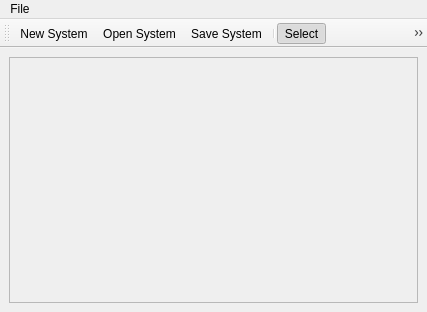
<?xml version="1.0" encoding="UTF-8"?>
<ui version="4.0">
 <class>GraphEditor</class>
 <widget class="QMainWindow" name="GraphEditor">
  <property name="windowModality">
   <enum>Qt::ApplicationModal</enum>
  </property>
  <property name="geometry">
   <rect>
    <x>0</x>
    <y>0</y>
    <width>427</width>
    <height>312</height>
   </rect>
  </property>
  <property name="windowTitle">
   <string>Program Graph Editor</string>
  </property>
  <property name="windowIcon">
   <iconset resource="resources.qrc">
    <normaloff>:/pics/pics/graph.png</normaloff>:/pics/pics/graph.png</iconset>
  </property>
  <property name="styleSheet">
   <string notr="true">QWidget, QMenuBar::item {
	background-color: qlineargradient(x1: 0, y1: 0, x2: 0, y2: 1,
                                      stop: 0 #c5d8ef, stop: 1 #89a5c3);
}

QLabel, QSlider {
	background-color: transparent;
}</string>
  </property>
  <widget class="QWidget" name="centralwidget">
   <layout class="QVBoxLayout" name="verticalLayout">
    <item>
     <layout class="QHBoxLayout" name="horizontalLayout">
      <item>
       <widget class="QScrollArea" name="graphArea">
        <property name="widgetResizable">
         <bool>false</bool>
        </property>
        <widget class="QWidget" name="scrollAreaWidgetContents">
         <property name="geometry">
          <rect>
           <x>0</x>
           <y>0</y>
           <width>398</width>
           <height>230</height>
          </rect>
         </property>
        </widget>
       </widget>
      </item>
     </layout>
    </item>
   </layout>
  </widget>
  <widget class="QMenuBar" name="menubar">
   <property name="geometry">
    <rect>
     <x>0</x>
     <y>0</y>
     <width>427</width>
     <height>20</height>
    </rect>
   </property>
   <widget class="QMenu" name="menuFile">
    <property name="title">
     <string>File</string>
    </property>
    <addaction name="actionNew_System"/>
    <addaction name="actionOpen_System"/>
    <addaction name="actionSave_System"/>
    <addaction name="actionSave_System_As"/>
    <addaction name="actionExit"/>
   </widget>
   <addaction name="menuFile"/>
  </widget>
  <widget class="QToolBar" name="toolBar">
   <property name="windowTitle">
    <string>toolBar</string>
   </property>
   <attribute name="toolBarArea">
    <enum>TopToolBarArea</enum>
   </attribute>
   <attribute name="toolBarBreak">
    <bool>false</bool>
   </attribute>
   <addaction name="actionNew_System"/>
   <addaction name="actionOpen_System"/>
   <addaction name="actionSave_System"/>
   <addaction name="separator"/>
   <addaction name="actionSelect"/>
   <addaction name="actionComputer"/>
   <addaction name="actionStorage"/>
   <addaction name="actionRouter"/>
   <addaction name="actionEdge"/>
  </widget>
  <action name="actionSelect">
   <property name="checkable">
    <bool>true</bool>
   </property>
   <property name="checked">
    <bool>true</bool>
   </property>
   <property name="icon">
    <iconset resource="resources.qrc">
     <normaloff>:/pics/pics/select.png</normaloff>:/pics/pics/select.png</iconset>
   </property>
   <property name="text">
    <string>Select</string>
   </property>
   <property name="shortcut">
    <string>Alt+1</string>
   </property>
  </action>
  <action name="actionComputer">
   <property name="checkable">
    <bool>true</bool>
   </property>
   <property name="icon">
    <iconset resource="resources.qrc">
     <normaloff>:/pics/pics/computer.png</normaloff>:/pics/pics/computer.png</iconset>
   </property>
   <property name="text">
    <string>Add Computer</string>
   </property>
   <property name="toolTip">
    <string>Add Computer</string>
   </property>
   <property name="shortcut">
    <string>Alt+2</string>
   </property>
  </action>
  <action name="actionEdge">
   <property name="checkable">
    <bool>true</bool>
   </property>
   <property name="icon">
    <iconset resource="resources.qrc">
     <normaloff>:/pics/pics/edge.png</normaloff>:/pics/pics/edge.png</iconset>
   </property>
   <property name="text">
    <string>Add Edge</string>
   </property>
   <property name="shortcut">
    <string>Alt+3</string>
   </property>
  </action>
  <action name="actionNew_System">
   <property name="icon">
    <iconset resource="resources.qrc">
     <normaloff>:/pics/pics/page.png</normaloff>:/pics/pics/page.png</iconset>
   </property>
   <property name="text">
    <string>New System</string>
   </property>
   <property name="shortcut">
    <string>Ctrl+N</string>
   </property>
  </action>
  <action name="actionOpen_System">
   <property name="icon">
    <iconset resource="resources.qrc">
     <normaloff>:/pics/pics/folder.png</normaloff>:/pics/pics/folder.png</iconset>
   </property>
   <property name="text">
    <string>Open System</string>
   </property>
   <property name="shortcut">
    <string>Ctrl+O</string>
   </property>
  </action>
  <action name="actionSave_System">
   <property name="icon">
    <iconset resource="resources.qrc">
     <normaloff>:/pics/pics/cd.png</normaloff>:/pics/pics/cd.png</iconset>
   </property>
   <property name="text">
    <string>Save System</string>
   </property>
   <property name="shortcut">
    <string>Ctrl+S</string>
   </property>
  </action>
  <action name="actionSave_System_As">
   <property name="text">
    <string>Save System As...</string>
   </property>
   <property name="shortcut">
    <string>Ctrl+Shift+S</string>
   </property>
  </action>
  <action name="actionExit">
   <property name="text">
    <string>Exit</string>
   </property>
   <property name="shortcut">
    <string>Ctrl+X</string>
   </property>
  </action>
  <action name="actionStorage">
   <property name="checkable">
    <bool>true</bool>
   </property>
   <property name="icon">
    <iconset resource="resources.qrc">
     <normaloff>:/pics/pics/storage.png</normaloff>:/pics/pics/storage.png</iconset>
   </property>
   <property name="text">
    <string>Add Storage</string>
   </property>
   <property name="toolTip">
    <string>Add Storage</string>
   </property>
   <property name="shortcut">
    <string>Alt+4</string>
   </property>
  </action>
  <action name="actionRouter">
   <property name="checkable">
    <bool>true</bool>
   </property>
   <property name="icon">
    <iconset resource="resources.qrc">
     <normaloff>:/pics/pics/router.png</normaloff>:/pics/pics/router.png</iconset>
   </property>
   <property name="text">
    <string>Add Router</string>
   </property>
   <property name="toolTip">
    <string>Add Router</string>
   </property>
   <property name="shortcut">
    <string>Alt+5</string>
   </property>
  </action>
 </widget>
 <resources>
  <include location="resources.qrc"/>
 </resources>
 <connections>
  <connection>
   <sender>actionSelect</sender>
   <signal>triggered()</signal>
   <receiver>GraphEditor</receiver>
   <slot>toggleSelect()</slot>
   <hints>
    <hint type="sourcelabel">
     <x>-1</x>
     <y>-1</y>
    </hint>
    <hint type="destinationlabel">
     <x>209</x>
     <y>165</y>
    </hint>
   </hints>
  </connection>
  <connection>
   <sender>actionComputer</sender>
   <signal>triggered()</signal>
   <receiver>GraphEditor</receiver>
   <slot>toggleComputer()</slot>
   <hints>
    <hint type="sourcelabel">
     <x>-1</x>
     <y>-1</y>
    </hint>
    <hint type="destinationlabel">
     <x>209</x>
     <y>165</y>
    </hint>
   </hints>
  </connection>
  <connection>
   <sender>actionEdge</sender>
   <signal>triggered()</signal>
   <receiver>GraphEditor</receiver>
   <slot>toggleEdge()</slot>
   <hints>
    <hint type="sourcelabel">
     <x>-1</x>
     <y>-1</y>
    </hint>
    <hint type="destinationlabel">
     <x>209</x>
     <y>165</y>
    </hint>
   </hints>
  </connection>
  <connection>
   <sender>actionNew_System</sender>
   <signal>triggered()</signal>
   <receiver>GraphEditor</receiver>
   <slot>New()</slot>
   <hints>
    <hint type="sourcelabel">
     <x>-1</x>
     <y>-1</y>
    </hint>
    <hint type="destinationlabel">
     <x>209</x>
     <y>165</y>
    </hint>
   </hints>
  </connection>
  <connection>
   <sender>actionOpen_System</sender>
   <signal>triggered()</signal>
   <receiver>GraphEditor</receiver>
   <slot>Open()</slot>
   <hints>
    <hint type="sourcelabel">
     <x>-1</x>
     <y>-1</y>
    </hint>
    <hint type="destinationlabel">
     <x>209</x>
     <y>165</y>
    </hint>
   </hints>
  </connection>
  <connection>
   <sender>actionSave_System</sender>
   <signal>triggered()</signal>
   <receiver>GraphEditor</receiver>
   <slot>Save()</slot>
   <hints>
    <hint type="sourcelabel">
     <x>-1</x>
     <y>-1</y>
    </hint>
    <hint type="destinationlabel">
     <x>209</x>
     <y>165</y>
    </hint>
   </hints>
  </connection>
  <connection>
   <sender>actionSave_System_As</sender>
   <signal>triggered()</signal>
   <receiver>GraphEditor</receiver>
   <slot>SaveAs()</slot>
   <hints>
    <hint type="sourcelabel">
     <x>-1</x>
     <y>-1</y>
    </hint>
    <hint type="destinationlabel">
     <x>209</x>
     <y>165</y>
    </hint>
   </hints>
  </connection>
  <connection>
   <sender>actionExit</sender>
   <signal>triggered()</signal>
   <receiver>GraphEditor</receiver>
   <slot>close()</slot>
   <hints>
    <hint type="sourcelabel">
     <x>-1</x>
     <y>-1</y>
    </hint>
    <hint type="destinationlabel">
     <x>209</x>
     <y>165</y>
    </hint>
   </hints>
  </connection>
  <connection>
   <sender>actionStorage</sender>
   <signal>triggered()</signal>
   <receiver>GraphEditor</receiver>
   <slot>toggleStorage()</slot>
   <hints>
    <hint type="sourcelabel">
     <x>-1</x>
     <y>-1</y>
    </hint>
    <hint type="destinationlabel">
     <x>213</x>
     <y>155</y>
    </hint>
   </hints>
  </connection>
  <connection>
   <sender>actionRouter</sender>
   <signal>triggered()</signal>
   <receiver>GraphEditor</receiver>
   <slot>toggleRouter()</slot>
   <hints>
    <hint type="sourcelabel">
     <x>-1</x>
     <y>-1</y>
    </hint>
    <hint type="destinationlabel">
     <x>213</x>
     <y>155</y>
    </hint>
   </hints>
  </connection>
 </connections>
 <slots>
  <slot>toggleSelect()</slot>
  <slot>toggleComputer()</slot>
  <slot>toggleEdge()</slot>
  <slot>New()</slot>
  <slot>Open()</slot>
  <slot>Save()</slot>
  <slot>SaveAs()</slot>
  <slot>toggleStorage()</slot>
  <slot>toggleRouter()</slot>
 </slots>
</ui>
